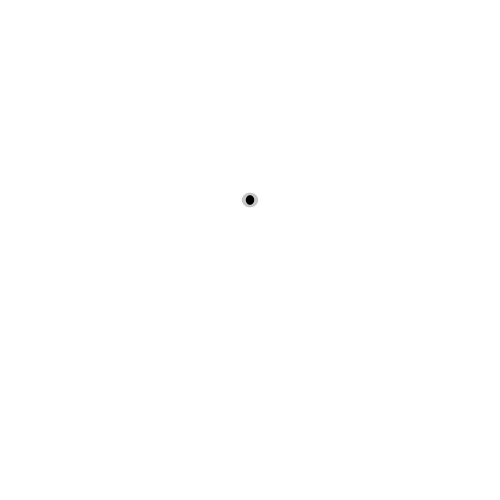
Frame 1 (no input)
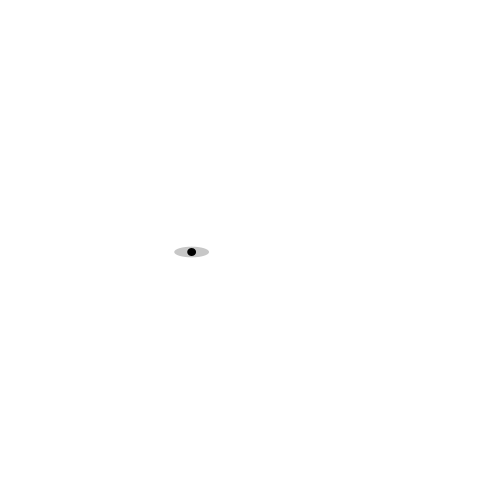
Frame 60 (the mouse pressed at the canvas centre just before this capture)
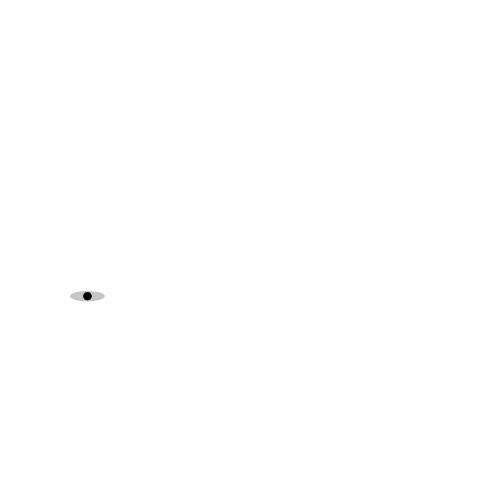
Frame 120 (the mouse held since frame 60 and released just before this capture)

The Processing sketch that drew these frames (run headless with seeded random() and noise(); from frame 60 on, the mouse is pressed at the canvas centre):

// Processing sketch: Class4_ObjectSketch
// ── Class4_ObjectSketch.pde
float flyX = 250;
float flyY = 200;
float flySpeed = 8;
float zapPow = 200;

void setup() {
  size(500,500);
}

void draw() {
  background(255);
  noStroke();
  smooth();
  fill(0,random(25,75));
  ellipse(flyX,flyY,random(8,40),random(8,15));
  fill(0);
  ellipse(flyX,flyY,random(8,10),random(8,10));
  flyX = flyX + random(-7,5);
  flyY = flyY + random(-5,7);
  if (flyX > width) {
    flyX = flyX - 200;
    background(255,255,0,50);
  }
  if (flyX < 0) {
      flyX = flyX + 200;
    background(255,255,0,50);
  }
  if (flyY > height) {
    flyY = flyY - 200;
    background(255,255,0,50);
  }
  if (flyY < 0) {
      flyY = flyY + 200;
     background(255,255,0,50);
  }
}
